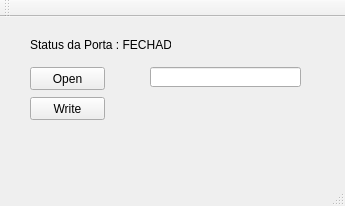
<?xml version="1.0" encoding="UTF-8"?>
<ui version="4.0">
 <class>MainWindow</class>
 <widget class="QMainWindow" name="MainWindow">
  <property name="geometry">
   <rect>
    <x>0</x>
    <y>0</y>
    <width>345</width>
    <height>206</height>
   </rect>
  </property>
  <property name="windowTitle">
   <string>MainWindow</string>
  </property>
  <widget class="QWidget" name="centralWidget">
   <widget class="QPushButton" name="pushButton">
    <property name="geometry">
     <rect>
      <x>30</x>
      <y>50</y>
      <width>75</width>
      <height>23</height>
     </rect>
    </property>
    <property name="text">
     <string>Open</string>
    </property>
   </widget>
   <widget class="QPushButton" name="pushButton_2">
    <property name="geometry">
     <rect>
      <x>30</x>
      <y>80</y>
      <width>75</width>
      <height>23</height>
     </rect>
    </property>
    <property name="text">
     <string>Write</string>
    </property>
   </widget>
   <widget class="QLineEdit" name="lineEdit">
    <property name="geometry">
     <rect>
      <x>150</x>
      <y>50</y>
      <width>151</width>
      <height>20</height>
     </rect>
    </property>
   </widget>
   <widget class="QLabel" name="label">
    <property name="geometry">
     <rect>
      <x>30</x>
      <y>20</y>
      <width>141</width>
      <height>16</height>
     </rect>
    </property>
    <property name="text">
     <string>Status da Porta : FECHADA</string>
    </property>
   </widget>
  </widget>
  <widget class="QMenuBar" name="menuBar">
   <property name="geometry">
    <rect>
     <x>0</x>
     <y>0</y>
     <width>345</width>
     <height>21</height>
    </rect>
   </property>
  </widget>
  <widget class="QToolBar" name="mainToolBar">
   <attribute name="toolBarArea">
    <enum>TopToolBarArea</enum>
   </attribute>
   <attribute name="toolBarBreak">
    <bool>false</bool>
   </attribute>
  </widget>
  <widget class="QStatusBar" name="statusBar"/>
 </widget>
 <layoutdefault spacing="6" margin="11"/>
 <resources/>
 <connections/>
</ui>
